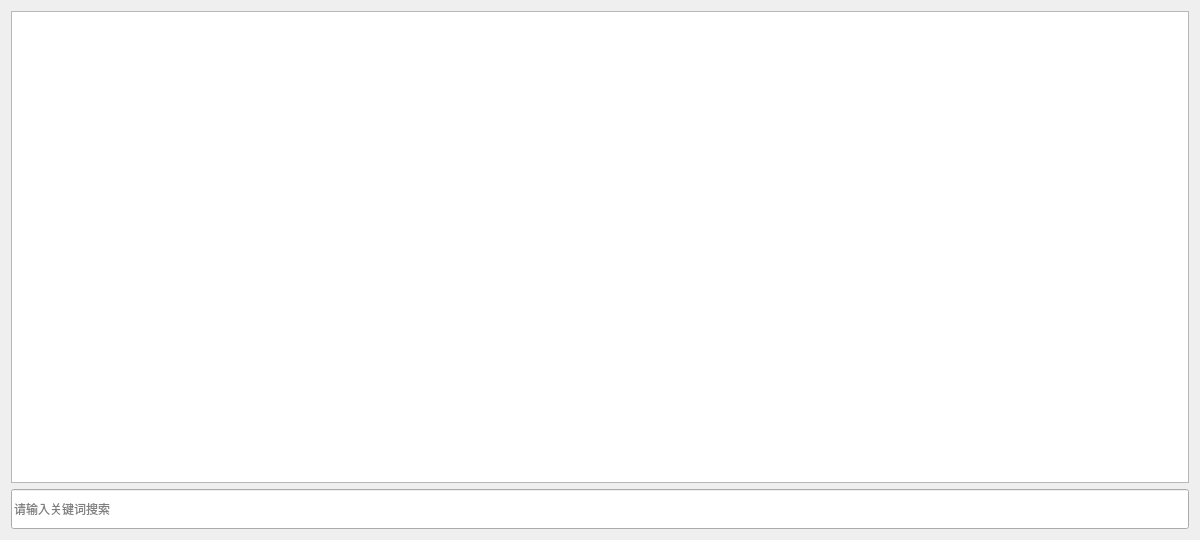
<?xml version="1.0" encoding="UTF-8"?>
<ui version="4.0">
 <class>STSelectClothes01</class>
 <widget class="QDialog" name="STSelectClothes01">
  <property name="geometry">
   <rect>
    <x>0</x>
    <y>0</y>
    <width>1200</width>
    <height>540</height>
   </rect>
  </property>
  <property name="minimumSize">
   <size>
    <width>1200</width>
    <height>540</height>
   </size>
  </property>
  <property name="maximumSize">
   <size>
    <width>1200</width>
    <height>540</height>
   </size>
  </property>
  <property name="windowTitle">
   <string>Dialog</string>
  </property>
  <layout class="QGridLayout" name="gridLayout">
   <item row="0" column="0">
    <widget class="QTableWidget" name="tableWidget">
     <property name="maximumSize">
      <size>
       <width>16777215</width>
       <height>99999</height>
      </size>
     </property>
     <attribute name="verticalHeaderVisible">
      <bool>false</bool>
     </attribute>
    </widget>
   </item>
   <item row="1" column="0">
    <widget class="QLineEdit" name="lineEdit">
     <property name="minimumSize">
      <size>
       <width>0</width>
       <height>40</height>
      </size>
     </property>
     <property name="placeholderText">
      <string>请输入关键词搜索</string>
     </property>
    </widget>
   </item>
  </layout>
 </widget>
 <resources/>
 <connections/>
</ui>
